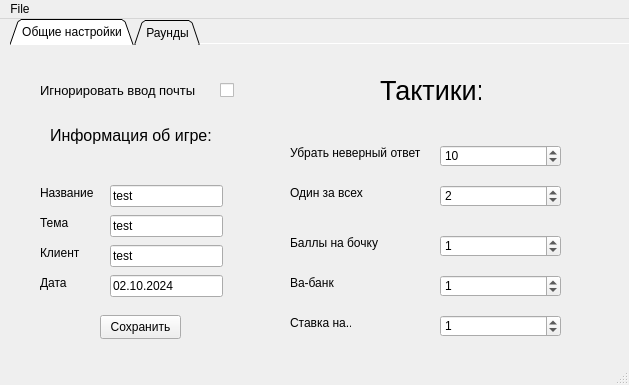
<?xml version="1.0" encoding="UTF-8"?>
<ui version="4.0">
 <class>MainWindow</class>
 <widget class="QMainWindow" name="MainWindow">
  <property name="geometry">
   <rect>
    <x>0</x>
    <y>0</y>
    <width>629</width>
    <height>385</height>
   </rect>
  </property>
  <property name="windowTitle">
   <string>ScorodumCreator</string>
  </property>
  <widget class="QWidget" name="centralwidget">
   <widget class="QTabWidget" name="tabWidget">
    <property name="geometry">
     <rect>
      <x>10</x>
      <y>0</y>
      <width>951</width>
      <height>581</height>
     </rect>
    </property>
    <property name="maximumSize">
     <size>
      <width>951</width>
      <height>581</height>
     </size>
    </property>
    <property name="contextMenuPolicy">
     <enum>Qt::ContextMenuPolicy::DefaultContextMenu</enum>
    </property>
    <property name="tabPosition">
     <enum>QTabWidget::TabPosition::North</enum>
    </property>
    <property name="tabShape">
     <enum>QTabWidget::TabShape::Triangular</enum>
    </property>
    <property name="currentIndex">
     <number>0</number>
    </property>
    <property name="elideMode">
     <enum>Qt::TextElideMode::ElideLeft</enum>
    </property>
    <property name="usesScrollButtons">
     <bool>true</bool>
    </property>
    <property name="documentMode">
     <bool>true</bool>
    </property>
    <property name="tabsClosable">
     <bool>false</bool>
    </property>
    <property name="movable">
     <bool>false</bool>
    </property>
    <property name="tabBarAutoHide">
     <bool>true</bool>
    </property>
    <widget class="QWidget" name="Main_Setting">
     <attribute name="title">
      <string>Общие настройки</string>
     </attribute>
     <widget class="QCheckBox" name="Mail_OnClick">
      <property name="geometry">
       <rect>
        <x>210</x>
        <y>30</y>
        <width>16</width>
        <height>31</height>
       </rect>
      </property>
      <property name="text">
       <string/>
      </property>
     </widget>
     <widget class="QLabel" name="label">
      <property name="geometry">
       <rect>
        <x>30</x>
        <y>30</y>
        <width>161</width>
        <height>31</height>
       </rect>
      </property>
      <property name="font">
       <font>
        <pointsize>10</pointsize>
       </font>
      </property>
      <property name="text">
       <string>Игнорировать ввод почты</string>
      </property>
     </widget>
     <widget class="QLabel" name="label_2">
      <property name="geometry">
       <rect>
        <x>370</x>
        <y>30</y>
        <width>101</width>
        <height>31</height>
       </rect>
      </property>
      <property name="font">
       <font>
        <pointsize>20</pointsize>
       </font>
      </property>
      <property name="text">
       <string>Тактики:</string>
      </property>
     </widget>
     <widget class="QLabel" name="label_3">
      <property name="geometry">
       <rect>
        <x>280</x>
        <y>100</y>
        <width>151</width>
        <height>16</height>
       </rect>
      </property>
      <property name="text">
       <string>Убрать неверный ответ</string>
      </property>
     </widget>
     <widget class="QLabel" name="label_4">
      <property name="geometry">
       <rect>
        <x>280</x>
        <y>140</y>
        <width>81</width>
        <height>16</height>
       </rect>
      </property>
      <property name="text">
       <string>Один за всех</string>
      </property>
     </widget>
     <widget class="QLabel" name="label_5">
      <property name="geometry">
       <rect>
        <x>280</x>
        <y>190</y>
        <width>101</width>
        <height>16</height>
       </rect>
      </property>
      <property name="text">
       <string>Баллы на бочку</string>
      </property>
     </widget>
     <widget class="QLabel" name="label_6">
      <property name="geometry">
       <rect>
        <x>280</x>
        <y>230</y>
        <width>51</width>
        <height>16</height>
       </rect>
      </property>
      <property name="text">
       <string>Ва-банк</string>
      </property>
     </widget>
     <widget class="QLabel" name="label_7">
      <property name="geometry">
       <rect>
        <x>280</x>
        <y>270</y>
        <width>61</width>
        <height>16</height>
       </rect>
      </property>
      <property name="text">
       <string>Ставка на...</string>
      </property>
     </widget>
     <widget class="QLabel" name="label_8">
      <property name="geometry">
       <rect>
        <x>40</x>
        <y>80</y>
        <width>171</width>
        <height>20</height>
       </rect>
      </property>
      <property name="font">
       <font>
        <pointsize>12</pointsize>
       </font>
      </property>
      <property name="text">
       <string>Информация об игре:</string>
      </property>
     </widget>
     <widget class="QLabel" name="label_9">
      <property name="geometry">
       <rect>
        <x>30</x>
        <y>140</y>
        <width>61</width>
        <height>16</height>
       </rect>
      </property>
      <property name="text">
       <string>Название</string>
      </property>
     </widget>
     <widget class="QLabel" name="label_19">
      <property name="geometry">
       <rect>
        <x>30</x>
        <y>170</y>
        <width>41</width>
        <height>16</height>
       </rect>
      </property>
      <property name="text">
       <string>Тема</string>
      </property>
     </widget>
     <widget class="QLabel" name="label_20">
      <property name="geometry">
       <rect>
        <x>30</x>
        <y>200</y>
        <width>51</width>
        <height>16</height>
       </rect>
      </property>
      <property name="text">
       <string>Клиент</string>
      </property>
     </widget>
     <widget class="QLabel" name="label_21">
      <property name="geometry">
       <rect>
        <x>30</x>
        <y>230</y>
        <width>41</width>
        <height>16</height>
       </rect>
      </property>
      <property name="text">
       <string>Дата</string>
      </property>
     </widget>
     <widget class="QLineEdit" name="Name_Game">
      <property name="geometry">
       <rect>
        <x>100</x>
        <y>140</y>
        <width>113</width>
        <height>22</height>
       </rect>
      </property>
      <property name="text">
       <string>test</string>
      </property>
     </widget>
     <widget class="QLineEdit" name="Theme_Game">
      <property name="geometry">
       <rect>
        <x>100</x>
        <y>170</y>
        <width>113</width>
        <height>22</height>
       </rect>
      </property>
      <property name="text">
       <string>test</string>
      </property>
     </widget>
     <widget class="QLineEdit" name="Client_Game">
      <property name="geometry">
       <rect>
        <x>100</x>
        <y>200</y>
        <width>113</width>
        <height>22</height>
       </rect>
      </property>
      <property name="text">
       <string>test</string>
      </property>
     </widget>
     <widget class="QLineEdit" name="Date_Game">
      <property name="geometry">
       <rect>
        <x>100</x>
        <y>230</y>
        <width>113</width>
        <height>22</height>
       </rect>
      </property>
      <property name="text">
       <string>02.10.2024</string>
      </property>
     </widget>
     <widget class="QSpinBox" name="remove_answer">
      <property name="geometry">
       <rect>
        <x>430</x>
        <y>100</y>
        <width>121</width>
        <height>22</height>
       </rect>
      </property>
      <property name="wrapping">
       <bool>false</bool>
      </property>
      <property name="frame">
       <bool>true</bool>
      </property>
      <property name="readOnly">
       <bool>false</bool>
      </property>
      <property name="buttonSymbols">
       <enum>QAbstractSpinBox::ButtonSymbols::UpDownArrows</enum>
      </property>
      <property name="keyboardTracking">
       <bool>true</bool>
      </property>
      <property name="minimum">
       <number>0</number>
      </property>
      <property name="stepType">
       <enum>QAbstractSpinBox::StepType::DefaultStepType</enum>
      </property>
      <property name="value">
       <number>10</number>
      </property>
     </widget>
     <widget class="QSpinBox" name="one_for_all">
      <property name="geometry">
       <rect>
        <x>430</x>
        <y>140</y>
        <width>121</width>
        <height>22</height>
       </rect>
      </property>
      <property name="minimum">
       <number>0</number>
      </property>
      <property name="value">
       <number>2</number>
      </property>
     </widget>
     <widget class="QSpinBox" name="question_bet">
      <property name="geometry">
       <rect>
        <x>430</x>
        <y>190</y>
        <width>121</width>
        <height>22</height>
       </rect>
      </property>
      <property name="minimum">
       <number>0</number>
      </property>
      <property name="value">
       <number>1</number>
      </property>
     </widget>
     <widget class="QSpinBox" name="all_in">
      <property name="geometry">
       <rect>
        <x>430</x>
        <y>230</y>
        <width>121</width>
        <height>22</height>
       </rect>
      </property>
      <property name="minimum">
       <number>0</number>
      </property>
      <property name="value">
       <number>1</number>
      </property>
     </widget>
     <widget class="QSpinBox" name="team_bet">
      <property name="geometry">
       <rect>
        <x>430</x>
        <y>270</y>
        <width>121</width>
        <height>22</height>
       </rect>
      </property>
      <property name="minimum">
       <number>0</number>
      </property>
      <property name="value">
       <number>1</number>
      </property>
     </widget>
     <widget class="QPushButton" name="Save_Json">
      <property name="geometry">
       <rect>
        <x>90</x>
        <y>270</y>
        <width>81</width>
        <height>24</height>
       </rect>
      </property>
      <property name="text">
       <string>Сохранить</string>
      </property>
     </widget>
    </widget>
    <widget class="QWidget" name="Round_Setting">
     <attribute name="title">
      <string>Раунды</string>
     </attribute>
     <widget class="QPushButton" name="Add_Round">
      <property name="geometry">
       <rect>
        <x>190</x>
        <y>280</y>
        <width>111</width>
        <height>31</height>
       </rect>
      </property>
      <property name="text">
       <string>Добавить Раунд</string>
      </property>
     </widget>
     <widget class="QPushButton" name="Del_Round">
      <property name="geometry">
       <rect>
        <x>320</x>
        <y>280</y>
        <width>111</width>
        <height>31</height>
       </rect>
      </property>
      <property name="text">
       <string>Удалить Раунд</string>
      </property>
     </widget>
     <widget class="QListWidget" name="All_Round">
      <property name="geometry">
       <rect>
        <x>190</x>
        <y>10</y>
        <width>241</width>
        <height>261</height>
       </rect>
      </property>
      <property name="frameShape">
       <enum>QFrame::Shape::Box</enum>
      </property>
      <property name="editTriggers">
       <set>QAbstractItemView::EditTrigger::DoubleClicked|QAbstractItemView::EditTrigger::SelectedClicked</set>
      </property>
     </widget>
    </widget>
   </widget>
  </widget>
  <widget class="QMenuBar" name="menubar">
   <property name="geometry">
    <rect>
     <x>0</x>
     <y>0</y>
     <width>629</width>
     <height>24</height>
    </rect>
   </property>
   <widget class="QMenu" name="menuFile">
    <property name="title">
     <string>File</string>
    </property>
    <addaction name="actionNew"/>
    <addaction name="actionSave"/>
    <addaction name="actionSave_as"/>
    <addaction name="actionClose"/>
   </widget>
   <addaction name="menuFile"/>
  </widget>
  <widget class="QStatusBar" name="statusbar"/>
  <action name="actionSave">
   <property name="enabled">
    <bool>false</bool>
   </property>
   <property name="text">
    <string>Save</string>
   </property>
  </action>
  <action name="actionSave_as">
   <property name="checkable">
    <bool>false</bool>
   </property>
   <property name="checked">
    <bool>false</bool>
   </property>
   <property name="enabled">
    <bool>true</bool>
   </property>
   <property name="text">
    <string>Save as</string>
   </property>
   <property name="shortcut">
    <string>Ctrl+Shift+S</string>
   </property>
   <property name="shortcutContext">
    <enum>Qt::ShortcutContext::WidgetWithChildrenShortcut</enum>
   </property>
   <property name="autoRepeat">
    <bool>false</bool>
   </property>
   <property name="menuRole">
    <enum>QAction::MenuRole::TextHeuristicRole</enum>
   </property>
   <property name="priority">
    <enum>QAction::Priority::LowPriority</enum>
   </property>
  </action>
  <action name="actionClose">
   <property name="enabled">
    <bool>false</bool>
   </property>
   <property name="text">
    <string>Close</string>
   </property>
  </action>
  <action name="actionNew">
   <property name="checkable">
    <bool>false</bool>
   </property>
   <property name="enabled">
    <bool>false</bool>
   </property>
   <property name="text">
    <string>New</string>
   </property>
  </action>
 </widget>
 <resources/>
 <connections/>
</ui>
